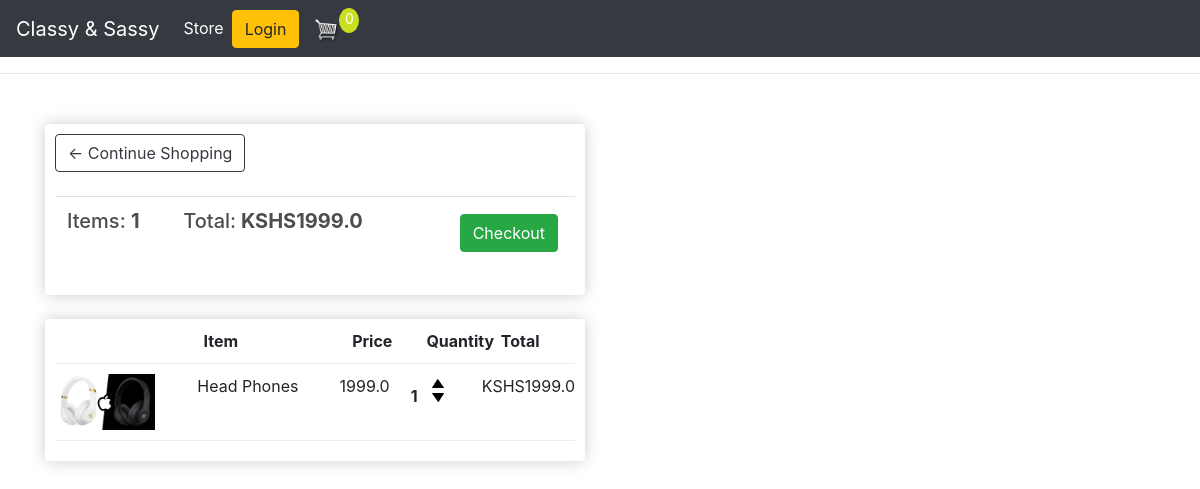
The app's page /cart/ (signed in) with its own data.
### store/models.py (models this page shows, shortened)
class Order(models.Model):
    customer = models.ForeignKey(Customer, on_delete=models.SET_NULL, blank=True, null=True)
    date_ordered = models.DateTimeField(auto_now_add=True)
    complete = models.BooleanField(default=False, null=True, blank=False)
    transaction_id = models.CharField(max_length=200, null=True)
    @property
    def get_cart_total(self):
        orderitems = self.orderitem_set.all()
        total = sum([item.get_total for item in orderitems])
        return total
    @property
    def get_cart_items(self):
        orderitems = self.orderitem_set.all()
        total = sum([item.quantity for item in orderitems])
        return total

class OrderItem(models.Model):
    product = models.ForeignKey(Product, on_delete=models.SET_NULL, blank=True, null=True)
    order = models.ForeignKey(Order, on_delete=models.SET_NULL, blank=True, null=True)
    quantity = models.IntegerField(default=0, null=True, blank=True)
    date_added = models.DateTimeField(auto_now_add=True)
    @property
    def get_total(self):
        total = self.product.price * self.quantity
        return total

class Product(models.Model):
    name = models.CharField(max_length=200, null=True)
    price = models.DecimalField(max_digits=7, decimal_places=1)
    digital = models.BooleanField(default=False, null=True, blank= False)
    image = models.ImageField(null=True, blank=True)
    @property
    def imageURL(self):
        try:
            url = self.image.url
        except:
            url= ''
        return url

### store/views.py (the view)
# urls.py: path('cart/', views.cart, name="cart"),
def cart(request):
    if request.user.is_authenticated:
        customer = request.user.customer
        order, created = Order.objects.filter(customer=customer, complete=False)
        items = order.orderitem_set.all()
    else:
        items= []
        order = {'get_cart_total':0, 'get_cart_total':0}
    context={'items' : items, 'order': order}
    return render(request, 'store/cart.html', context)

### store/templates/store/cart.html
{% extends 'store/main.html' %}
{% load static %}
{% block content %}
	<div class="row">
		<div class="col-lg-6">
			<div class="box-element">
				<a  class="btn btn-outline-dark" href="{% url 'store' %}">&#x2190; Continue Shopping</a>
				<br>
				<br>
				<table class="table">
					<tr>
						<th><h5>Items: <strong>{{order.get_cart_items}}</strong></h5></th>
						<th><h5>Total:<strong> KSHS{{order.get_cart_total|floatformat:1}}</strong></h5></th>
						<th>
							<a  style="float:right; margin:5px;" class="btn btn-success" href="{% url 'checkout' %}">Checkout</a>
						</th>
					</tr>
				</table>
			</div>
			<br>
			<div class="box-element">
				<div class="cart-row">
					<div style="flex:2"></div>
					<div style="flex:2"><strong>Item</strong></div>
					<div style="flex:1"><strong>Price</strong></div>
					<div style="flex:1"><strong>Quantity</strong></div>
					<div style="flex:1"><strong>Total</strong></div>
				</div>
				{% for item in items %}
				<div class="cart-row">
					<div style="flex:2"><img class="row-image" src="{{item.product.imageURL}}"></div>
					<div style="flex:2"><p>{{item.product.name}}</p></div>
					<div style="flex:1"><p>{{item.product.price|floatformat:1}}</p></div>
					<div style="flex:1">
						<p class="quantity">{{item.quantity}}</p>
						<div class="quantity">
							<img class="chg-quantity" src="{% static  'images/arrow-up.png' %}">
							<img class="chg-quantity" src="{% static  'images/arrow-down.png' %}">
						</div>
					</div>
					<div style="flex:1"><p>KSHS{{item.get_total}}</p></div>
				</div>
			    {% endfor %}
			</div>
		</div>
	</div>
{% endblock content %}

### static/css/main.css (style rules this page uses)
body { background-color: hsl(0, 0%, 98%); }
h1,h2,h3,h4,h5,h6 { color:hsl(0, 0%, 30%); }
.box-element { box-shadow:hsl(0, 0%, 80%) 0 0 16px; background-color: #fff; border-radius: 4px; padding: 10px; }
.col-lg-4, .col-lg-6, .col-lg-8, .col-lg-12 { margin-top: 10px; }
.btn { border-radius: 0; }
.row-image { width: 100px; display: flex; }
.cart-row { display: flex; align-items: flex; padding-bottom: 10px; margin-bottom: 10px; border-bottom: 1px solid #ececec; }
.quantity { display: inline-block; font-weight: 700; padding-right:10px; }
.chg-quantity { width: 12px; cursor: pointer; display: block; margin-top: 5px; transition:.1s; }

### records on screen
Order: get_cart_items "1", get_cart_total "1999.0"
OrderItem: product.imageURL (picture), product.name "Head Phones", product.price "1999.0", quantity "1", get_total "1999.0"
